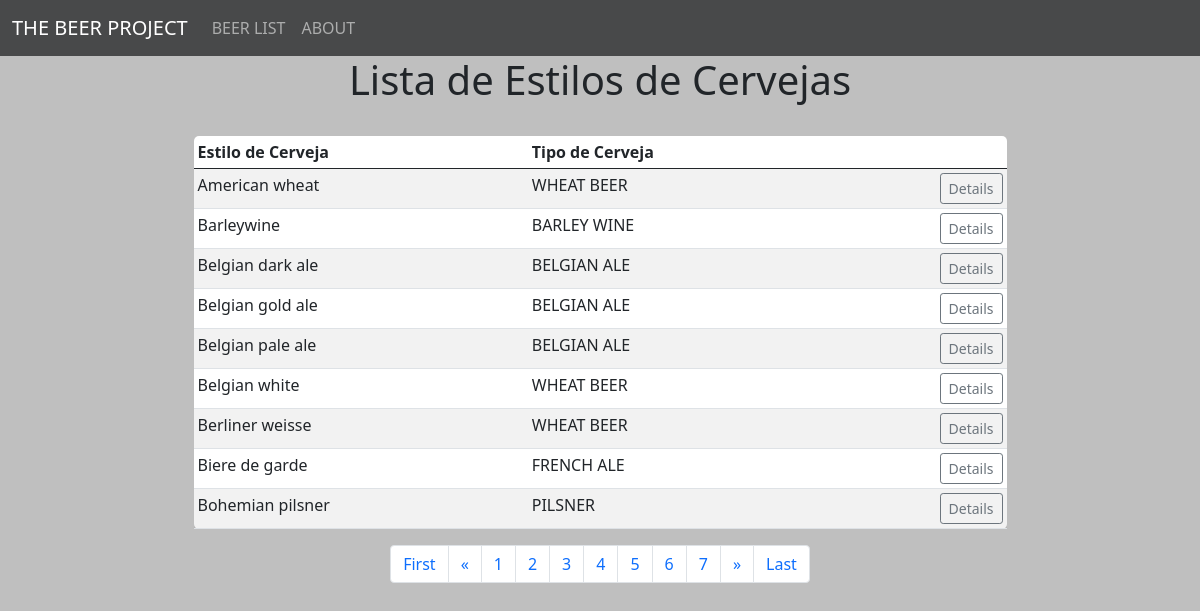
Page /beer_list?page=2 on the committed database.
### beer/models.py (models this page shows, shortened)
class BeerData(models.Model):
    style_name = models.CharField(max_length=200)
    ABV_min = models.FloatField()
    ABV_max = models.FloatField()
    IBU_min = models.FloatField()
    IBU_max = models.FloatField()
    SRM_min = models.IntegerField()
    SRM_max = models.IntegerField()
    style_key_family = models.CharField(max_length=200)
    recommend = models.CharField(max_length=200)
    image = models.ImageField()
    food_pair = models.TextField(max_length=1000, blank=True)
    desc = models.TextField(max_length=1000, blank=True)

### beer/views.py (the view)
# urls.py: path('beer_list', views.beer_list, name='beer_list'),
def beer_list(request):
    beer_list = BeerData.objects.all().order_by('style_name')
    p = Paginator(beer_list, 9)
    page = request.GET.get('page')
    beers = p.get_page(page)
    nums = 'a' * beers.paginator.num_pages
    return render(request, 'beer/beer_list.html', {'beer_list':beer_list, 'beers':beers, 'nums':nums})

### templates/beer/beer_list.html
{% extends 'beer/base.html' %}
{% load static %}
{% block body_block %}
  <body>
    <div class="container w-75">
      <center>
        <h1>Lista de Estilos de Cervejas</h1>
        <br>
        <table class="table table-striped table-sm table-hover mmm">
          <thead>
            <th>Estilo de Cerveja</th>
            <th>Tipo de Cerveja</th>
            <th> </th>
          </thead>
          {% for beer in beers %}
          <tr>
            <td>{{ beer.style_name }}</td>
            <td>{{ beer.style_key_family | upper }}</td>
            <td align="right">
              <a href="{% url 'beer:beer_detail' beer.id %}" class="btn btn-outline-secondary btn-sm">Details</a>
            </td>
          </tr>
          {% endfor %}
        </table>
        <nav aria-label="Page navigation example">
          <ul class="pagination justify-content-center">
          {% if beers.has_previous %}
            <li class="page-item"><a class="page-link" href="?page=1">First</a></li>
            <li class="page-item"><a class="page-link" href="?page={{ beer.previous_page_number }}">&laquo</a></li>
          {% else %}
          <li class="page-item disabled"><a class="page-link" href="#">First</a></li>
          <li class="page-item disabled"><a class="page-link" href="#">&laquo</a></li>
          {% endif %}
            {% for i in nums %}
              <li class="page-item"><a class="page-link" href="?page={{ forloop.counter }}">{{ forloop.counter }}</a></li>
            {% endfor %}
          {% if beers.has_next %}
            <li class="page-item"><a class="page-link" href="?page={{ beers.next_page_number }}">&raquo</a></li>
            <li class="page-item"><a class="page-link" href="?page={{ beers.paginator.num_pages }}">Last</a></li>
          {% else %}
            <li class="page-item disabled"><a class="page-link" href="#">&raquo</a></li>
            <li class="page-item disabled"><a class="page-link" href="#">Last</a></li>
          {% endif %}
          </ul>
        </nav>
      </center>
    </div>
  </body>
{% endblock %}

### static/beer/css/style.css (style rules this page uses)
body { background: #bfbfbf; }
table { background-color: white; border-radius: 5px; }

### rows in the picture
BeerData: style_name "American wheat", style_key_family "WHEAT BEER"
BeerData: style_name "Barleywine", style_key_family "BARLEY WINE"
BeerData: style_name "Belgian dark ale", style_key_family "BELGIAN ALE"
BeerData: style_name "Belgian gold ale", style_key_family "BELGIAN ALE"
BeerData: style_name "Belgian pale ale", style_key_family "BELGIAN ALE"
BeerData: style_name "Belgian white", style_key_family "WHEAT BEER"
BeerData: style_name "Berliner weisse", style_key_family "WHEAT BEER"
BeerData: style_name "Biere de garde", style_key_family "FRENCH ALE"
BeerData: style_name "Bohemian pilsner", style_key_family "PILSNER"
